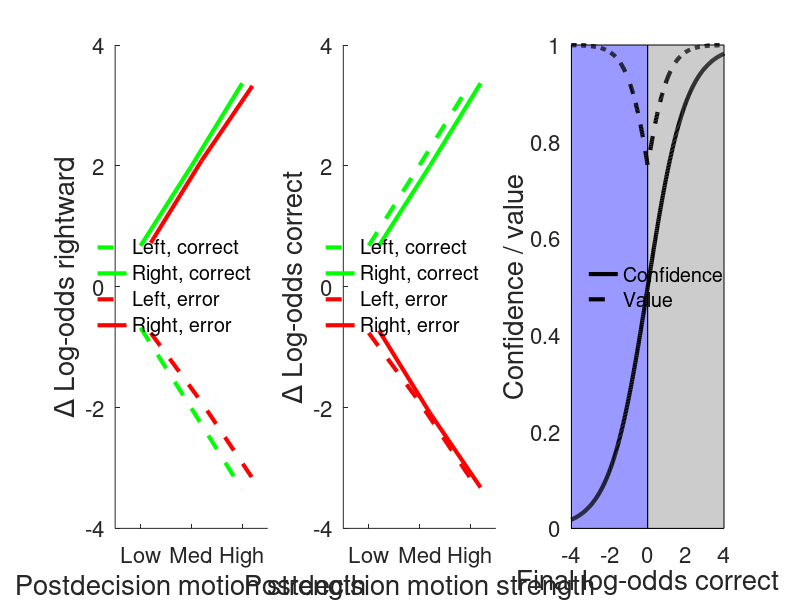

Recreate this plot in MATLAB.
% Simulation of Bayesian change of mind model
% Reproduces Figure 1 in Fleming, van der Putten & Daw
%
% Steve Fleming stephen.fleming@ucl.ac.uk 2017

clear all
close all

ntrials = 10000;  % N trials per condition
k1 = 4; % mapping from coherence to evidence 
m = 0; % choice bias
coh = linspace(0.1,0.5,3); % coherence values 

% Likelihood distributions marginalizing coherence
muT = sum(k1.*coh)/3;
varT = (sum((k1.*coh - muT).^2)./3) + 1;

% Simulate trials
for pre = 1:length(coh)
    for post = 1:length(coh)
        
        theta1 = coh(pre);
        theta2 = coh(post);
        
        for i = 1:ntrials
            
            s = rand;
            if s < 0.5 
                d(i) = -1;
            else
                d(i) = 1;
            end
            
            x1 = normrnd(d(i)*k1*theta1, 1);
            x2 = normrnd(d(i)*k1*theta2, 1);
            
            if x1 > m
                a = 1;
            else
                a = 0;
            end
            
            if (d(i) == 1 & a == 1) | (d(i) == -1 & a == 0)
                acc(i) = 1;
            else
                acc(i) = 0;
            end
            
            % Compute log-odds of d=1 (rightward motion) marginalizing over thetas
            LORpre(i) = (2*muT*x1)/varT;
            LORpost(i) = (2*muT*x2)/varT;
            LORtotal(i) = LORpre(i) + LORpost(i);
            
            % Change in coordinate frame for LO correct
            if a == 1
                LOCpre(i) = LORpre(i);
                LOCpost(i) = LORpost(i);
                LOCtotal(i) = LORtotal(i);
            else
                LOCpre(i) = -LORpre(i);
                LOCpost(i) = -LORpost(i);
                LOCtotal(i) = -LORtotal(i);
            end
            
        end
        % Mean change in log-odds induced by post-decision evidence split
        % by correct/error, and right/left motion direction
        mean_LORpost_cor_R(pre,post) = mean(LORpost(acc == 1 & d == 1));
        mean_LORpost_err_R(pre,post) = mean(LORpost(acc == 0 & d == 1));
        mean_LORpost_cor_L(pre,post) = mean(LORpost(acc == 1 & d == -1));
        mean_LORpost_err_L(pre,post) = mean(LORpost(acc == 0 & d == -1));
        mean_LOCpost_cor_R(pre,post) = mean(LOCpost(acc == 1 & d == 1));
        mean_LOCpost_err_R(pre,post) = mean(LOCpost(acc == 0 & d == 1));
        mean_LOCpost_cor_L(pre,post) = mean(LOCpost(acc == 1 & d == -1));
        mean_LOCpost_err_L(pre,post) = mean(LOCpost(acc == 0 & d == -1));

        mean_LOCcollapse_cor(pre,post) = mean(LOCpost(acc == 1));
        mean_LOCcollapse_err(pre,post) = mean(LOCpost(acc == 0));
    end
end

% % get means of columns to average over pre
post_LORacc = [mean(mean_LORpost_cor_L) mean(mean_LORpost_cor_R) mean(mean_LORpost_err_L) mean(mean_LORpost_err_R)];
post_LOCacc = [mean(mean_LOCpost_cor_L) mean(mean_LOCpost_cor_R) mean(mean_LOCpost_err_L) mean(mean_LOCpost_err_R)];

%% Summary figures collapsing over levels of pre coherence
h1 = figure;
set(gcf, 'Position', [400 400 1200 300])
subplot(1,3,1)
plot([1 2 3], post_LORacc(1:3), 'g--', 'LineWidth', 3)
hold on
plot([1 2 3], post_LORacc(4:6), 'g', 'LineWidth', 3)
plot([1 2 3]+0.2, post_LORacc(7:9), 'r--', 'LineWidth', 3)
plot([1 2 3]+0.2, post_LORacc(10:12), 'r', 'LineWidth', 3)
set(gca, 'XLim', [0.5 3.5], 'XTick', [1 2 3], 'XTickLabel', {'Low', 'Med', 'High'}, 'FontSize', 16);
xlabel('Postdecision motion strength','FontSize',20);
ylabel('\Delta Log-odds rightward','FontSize',20)
legend('Left, correct', 'Right, correct', 'Left, error', 'Right, error', 'Location', 'East')
legend boxoff
box off

subplot(1,3,2)
plot([1 2 3], post_LOCacc(1:3), 'g--', 'LineWidth', 3)
hold on
plot([1 2 3]+0.2, post_LOCacc(4:6), 'g', 'LineWidth', 3)
plot([1 2 3], post_LOCacc(7:9), 'r--', 'LineWidth', 3)
plot([1 2 3]+0.2, post_LOCacc(10:12), 'r', 'LineWidth', 3)
set(gca, 'XLim', [0.5 3.5], 'XTick', [1 2 3], 'XTickLabel', {'Low', 'Med', 'High'}, 'FontSize', 16);
xlabel('Postdecision motion strength','FontSize',20);
ylabel('\Delta Log-odds correct','FontSize',20)
legend('Left, correct', 'Right, correct', 'Left, error', 'Right, error', 'Location', 'East')
legend boxoff
box off

% Confidence and value, show nonlinear transform from log-odds correct
baseLOC = linspace(-4,4,500);
conf = 1./(1+exp(-baseLOC));
acc = conf > 0.5;
qsr = 1-((acc - conf).^2);
subplot(1,3,3)
plot(baseLOC, conf, 'k', 'LineWidth', 3)
hold on
plot(baseLOC, qsr, 'k--', 'LineWidth', 3)
set(gca, 'FontSize', 16, 'XLim', [min(baseLOC) max(baseLOC)]);
xlabel('Final log-odds correct','FontSize',20);
ylabel('Confidence / value','FontSize',20)
fill([min(baseLOC) 0 0 min(baseLOC)], [0 0 1 1],[0.6 0.6 1]);
fill([0 max(baseLOC) max(baseLOC) 0], [0 0 1 1],[0.8 0.8 0.8]);
plot(baseLOC, conf, 'k', 'LineWidth', 3)
plot(baseLOC, qsr, 'k--', 'LineWidth', 3)
box off
legend('Confidence', 'Value', 'Location', 'West')
legend boxoff
